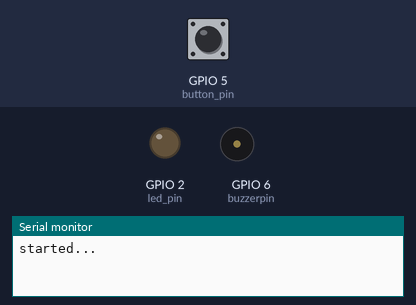
A sketch run on a simulated ESP8266 (NodeMCU). Shown: output pins drawn as LEDs (lit = HIGH), buzzer (waves = sounding, pin HIGH), the last lines printed to the serial monitor. The test bench sets the inputs (shaded band); at power-on: GPIO 5 (button_pin) HIGH. WiFi joins after 1.5 s; servers stay silent unless stated; uploads are accepted with an empty reply.

Above: at 5.2 s.
5.3 s: GPIO 5 (button_pin) pulled LOW for 1.6 s
At 7.0 s:
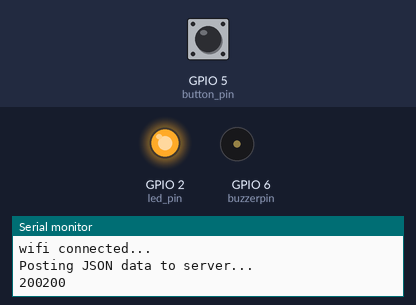
Timing chart, 0 to 18.4 s (numbered marks = the images above; inputs shaded):
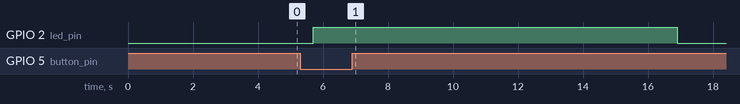

The sketch:

easywifiswitch_with_status.ino
```cpp
/*
physical_button_wifi_print_starter_octoprint

Easily start 3D printss using a physical button connected to an ESP32

Switch connected to pin 13

Created 29-04-2020
By Mathew Varghese

https://github.com/mathewvarghesemanu/physical_button_wifi_print_starter_octoprint

*/

// #include <ESP8266WiFi.h>
// #include <ESP8266WiFiMulti.h>

// #include <ESP8266HTTPClient.h>
#include <Arduino.h>
// #include <ESP8266WiFi.h>
// #include <ESP8266WiFiMulti.h>
#include <ESP8266HTTPClient.h>
#include <ArduinoJson.h>
// #include <HTTPClient.h>
#include <WiFiMulti.h>

const char *AP_SSID = "NETGEAR87"; //change ssid
const char *AP_PWD = "quaintsocks941"; //change password
String apiurl="http://10.0.0.30/api/job";
String authkey="A21E15F2F9864673A500081DE8F66AA6";
int led_pin=2;
int button_pin=5;
int buzzerpin=6;
WiFiMulti wifiMulti;
void postDataToServer();
void getDataFromServer();

void setup() {
  pinMode(button_pin, INPUT_PULLUP);
  pinMode(led_pin, OUTPUT);
  digitalWrite(led_pin, 0);
  Serial.begin(115200);

  delay(4000);
  wifiMulti.addAP(AP_SSID, AP_PWD);
  Serial.println("started...");
  pinMode(buzzerpin,OUTPUT);
  digitalWrite(buzzerpin,LOW);
  // attachInterrupt(digitalPinToInterrupt(button_pin), button_press_function, FALLING);
  digitalWrite(led_pin, 0);
}

void button_press_function(){
  digitalWrite(led_pin, 1); //internal LED is lit up untill the server returns a value
  postDataToServer();
  digitalWrite(led_pin, 0);
  tone(buzzerpin, 1000, 100);

}

void loop() {
  getDataFromServer();
  if (digitalRead(button_pin) != 1)//if switch is pressed, led lits up, command sent and delay for 1.5 minutes
  {
    digitalWrite(led_pin, 1); //internal LED is lit up untill the server returns a value
    postDataToServer();
    digitalWrite(led_pin, 0);


  }
  else
  {
    Serial.print("off\n");//if switch idle, led turned off. minimal delay and loop starts

  }
delay(1000);
}


void getDataFromServer()

  {
  // wait for WiFi connection
  if ((wifiMulti.run() == WL_CONNECTED)) {

    WiFiClient client;

    HTTPClient http;

    Serial.print("[HTTP] begin...\n");
    // configure traged server and url


    http.begin(client, apiurl);
    http.addHeader("Content-Type", "application/json");
    http.addHeader("X-Api-Key", authkey);
    //    http.setAuthorization(authkey);
    //    http.setAuthorization("X-Api-Key", authkey);


    Serial.print("[HTTP] GET...\n");
    // start connection and send HTTP header
    int httpCode = http.GET();

    // httpCode will be negative on error
    if (httpCode > 0) {
      // HTTP header has been send and Server response header has been handled
      Serial.printf("[HTTP] GET... code: %d\n", httpCode);

      // file found at server
      if (httpCode == HTTP_CODE_OK) {
        String payload = http.getString();
        //Serial.println(payload);
        if (payload.indexOf("Printing") == -1)
        {
          digitalWrite(led_pin , 0);
          for (int i=0;i<20;i++)
          {
            digitalWrite(led_pin,1);
            delay(200);
            digitalWrite(led_pin,0);
            delay(200);
          }
        }
        else
        {
          digitalWrite(led_pin , 0);
          Serial.print("Printing");
          delay(5000);
        }

      }
    } else {
      Serial.printf("[HTTP] GET... failed, error: %s\n", http.errorToString(httpCode).c_str());
    }

    http.end();
  }


}


void postDataToServer() {


  // Block until we are able to connect to the WiFi access point
  if (wifiMulti.run() == WL_CONNECTED) {
    Serial.println("wifi connected...");
    HTTPClient http;
    Serial.println("Posting JSON data to server...");
    http.begin(apiurl);
    http.addHeader("Content-Type", "application/json");
    http.addHeader("X-Api-Key", authkey);
    StaticJsonDocument<200> doc;
    // Add values in the document

    doc["command"] = "start";

    String requestBody;
    serializeJson(doc, requestBody);

    int httpResponseCode = http.POST(requestBody); //send command to start print to octopi server

    if (httpResponseCode > 0) {
      Serial.print(httpResponseCode);
      String response = http.getString();
       delay(1000);
      Serial.println(httpResponseCode);
      Serial.println(response);
        http.end();
      delay(10000);
      return httpResponseCode;
    }

  }

}
```

Measured:
- after the input at 5.3 s, GPIO 2 (led_pin): LOW → HIGH after 0.40 s, → LOW 11.2 s later
